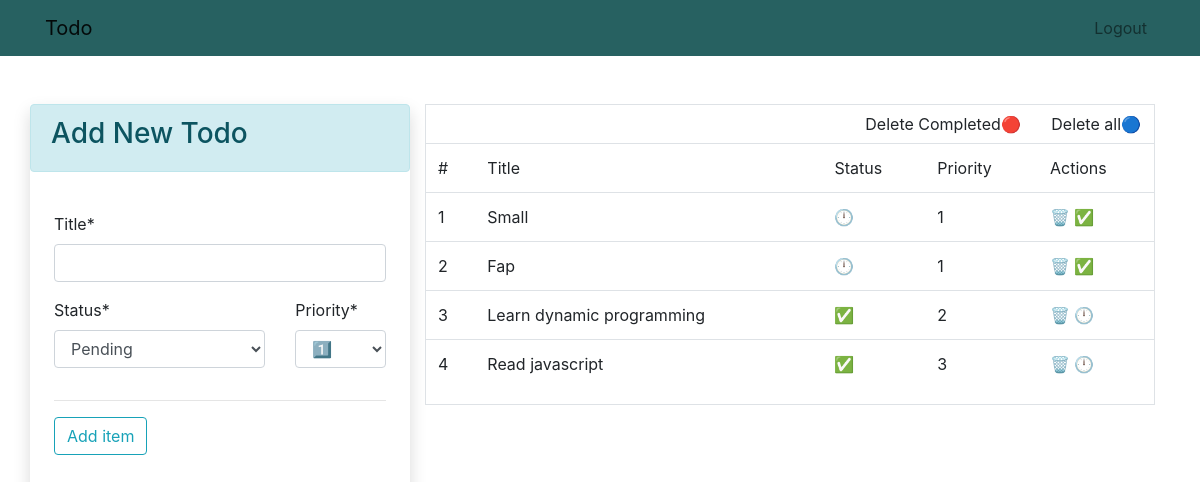
Before: / (signed in) with the older database file.
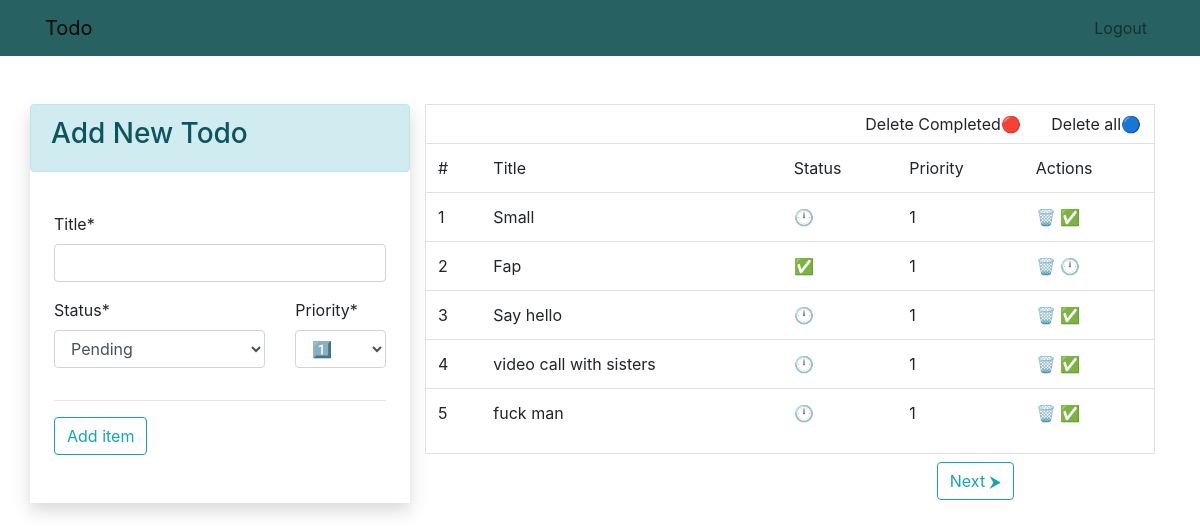
After: the same page with the newer database file.
### app/models.py (models this page shows, shortened)
class Item(models.Model) :
    status_choices = [ ('C' , "Completed") , ('P' , "Pending") ]
    priority_choices = [ (1 , '1️⃣' ) ,  (2 , '2️⃣'), (3 , '3️⃣'),
            (4 , '4️⃣'), (5 , '5️⃣')
    ]
    user = models.ForeignKey( to = User , on_delete= models.CASCADE)
    title = models.CharField(max_length= 50 )
    status = models.CharField(max_length= 2 , choices= status_choices , default= 'P')
    priority = models.IntegerField(choices= priority_choices , default = 1 )

### app/views.py (the view)
# urls.py: path('' , views.home_view , name = "home" ) ,
@login_required(login_url= "login")
def home_view(request) :
    form = ItemForm()
    user = request.user
    all_items = Item.objects.filter(user = user ).order_by('priority')
    p =  Paginator(all_items , 5 )
    page_number = request.GET.get('page' )
    page = p.get_page(page_number  )
    x = page.number
    print(x)
    context = { 'form' : form , 'all_items' : page }
    return render(request , 'app/home.html' , context = context )

### app/forms.py
class ItemForm(forms.ModelForm) :
    class Meta :
        model = Item
        fields = ['title' , 'status' , 'priority']

### app/templates/app/home.html (shortened to what the changed rows need)
{% extends 'app/base.html' %}
{% load crispy_forms_tags %}
{% block content %}
    <div class="container pt-4">
        <div class="row mt-4 p-0">
            <div class="col">
                <div class="border">
                    {% if all_items|length == 0 %}
                        <div class="p-4">
                            <br><br>
                            <div class="alert alert-info text-center">
                                <h2>No Todos Yet</h2>
                            </div>
                            <br> <br>
                        </div>
                    {% else %}
                        <table class = "table">
                            <thead>
                                <tr>
                                    <td>#</td>
                                    <td>Title</td>
                                    <td>Status</td>
                                    <td>Priority</td>
                                    <td>Actions</td>
                                </tr>
                            </thead>
                            <tbody>
                                {% for item in all_items %}
                                    <tr>
                                        <td>{{ all_items.start_index|add:forloop.counter0 }}</td>
                                        <td>{{ item.title }}</td>
                                        <td>
                                            {% if item.status == "C" %}
                                            ✅
                                            {% else %}
                                            🕛
                                            {% endif %}
                                        </td>
                                        <td>{{ item.priority }}</td>
                                        <td>
                                            <a href="{% url 'delete-item' item.id %}" title = 'delete' >🗑️</a>
                                            {% if item.status == "P" %}
                                                <a href="{% url 'change-status' item.id  'C' %}" title = 'Mark as completed'>✅</a>
                                            {% else %}
                                                <a href="{% url 'change-status' item.id 'P' %}" title = 'Mark as pending'>🕛</a>
                                            {% endif %}
                                        </td>
                                    </tr>
                                {% endfor %}
                            </tbody>
                        </table>
                        {% endif %}
                    </div>
                    <div class = "row text-center pt-2">
                        <div class="col-md-6 pr-4">
                            {% if all_items.has_next %}
                                <a href="{% url 'home' %}?page={{ all_items.next_page_number }}"  class = 'btn btn-outline-info'>Next ⮞</a>
                            {% endif %}
                        </div>
                    </div>
            </div>
        </div>
    </div>
{% endblock content %}

Changed rows visible on the page:
no longer on this page (row unchanged): Item: start_index|add "3", title "Learn dynamic programming", priority "2"
no longer on this page (row unchanged): Item: start_index|add "4", title "Read javascript", priority "3"
changed Item "Fap": status "P" → "C" (drawn)
added Item: start_index|add "3", title "Say hello", priority "1"
added Item: start_index|add "4", title "video call with sisters", priority "1"
added Item: start_index|add "5", title "fuck man", priority "1"
Other visible differences:
text now shown: "Next ⮞"
